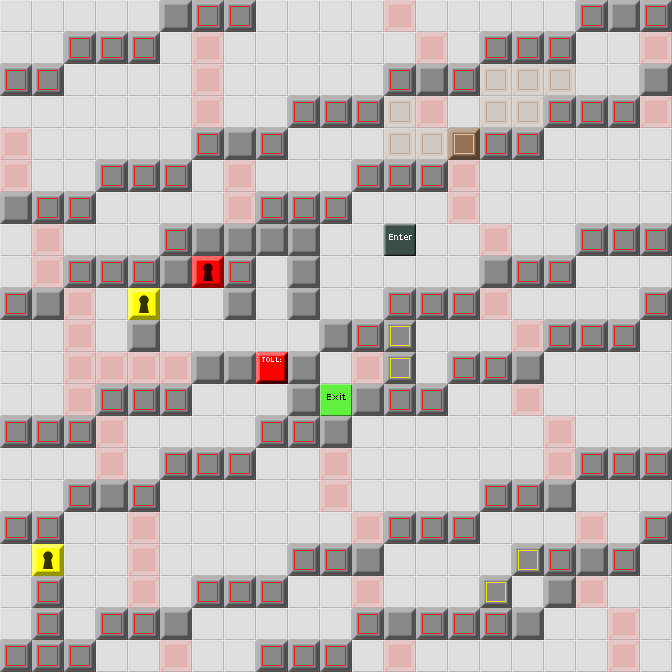

The image is a tile-based game level rendered from a .tmx file. Its description and source (layers, tilesets, objects; grid data summarised) follow:
An orthogonal 21x21 tile map with 32x32 px tiles, 1 tile layer (Map), 1 hidden layer not drawn, 2 tilesets and 16 objects.

<map version="1.0" orientation="orthogonal" width="21" height="21" tilewidth="32" tileheight="32">
 <tileset firstgid="1" source="devgraphics.tsx" />
 <tileset firstgid="55" source="devgraphics.tsx" />
 <layer name="Map" width="21" height="21">
  <data>[441 cells, 441 non-empty, 12 distinct tile ids]</data>
 </layer>
 <layer name="Copy of Map" width="21" height="21" visible="0" opacity="0.53">
  <data>[441 cells, 63 non-empty, 1 distinct tile ids]</data>
 </layer>
 <objectgroup name="Enemies" width="21" height="21" />
 <objectgroup name="Items" width="21" height="21">
  <object gid="16" x="192" y="320" />
  <object gid="4" x="448" y="128" />
  <object gid="12" x="416" y="480" />
  <object gid="12" x="320" y="160" />
  <object gid="12" x="192" y="448" />
  <object gid="12" x="576" y="288" />
  <object gid="12" x="32" y="64" />
  <object gid="12" x="320" y="640" />
  <object gid="4" x="256" y="288" />
  <object gid="22" x="256" y="416" />
  <object gid="52" x="576" y="640" />
  <object gid="28" x="288" y="352" />
  <object gid="51" x="512" y="608" />
  <object gid="26" x="320" y="384">
   <properties>
    <property name="callback" value="quickCorrupt" />
    <property name="destroyOnUse" value="true" />
   </properties>
  </object>
  <object gid="8" x="352" y="288">
   <properties>
    <property name="Text" value="See? I knew it!\nThis is all you!\n\nThis changes things." />
   </properties>
  </object>
 </objectgroup>
 <objectgroup name="Tools" width="21" height="21">
  <object gid="15" x="96" y="320" />
 </objectgroup>
 <objectgroup name="Parameters" width="21" height="21">
  <properties>
   <property name="time" value="568" />
   <property name="wrapAround" value="true" />
  </properties>
 </objectgroup>
</map>